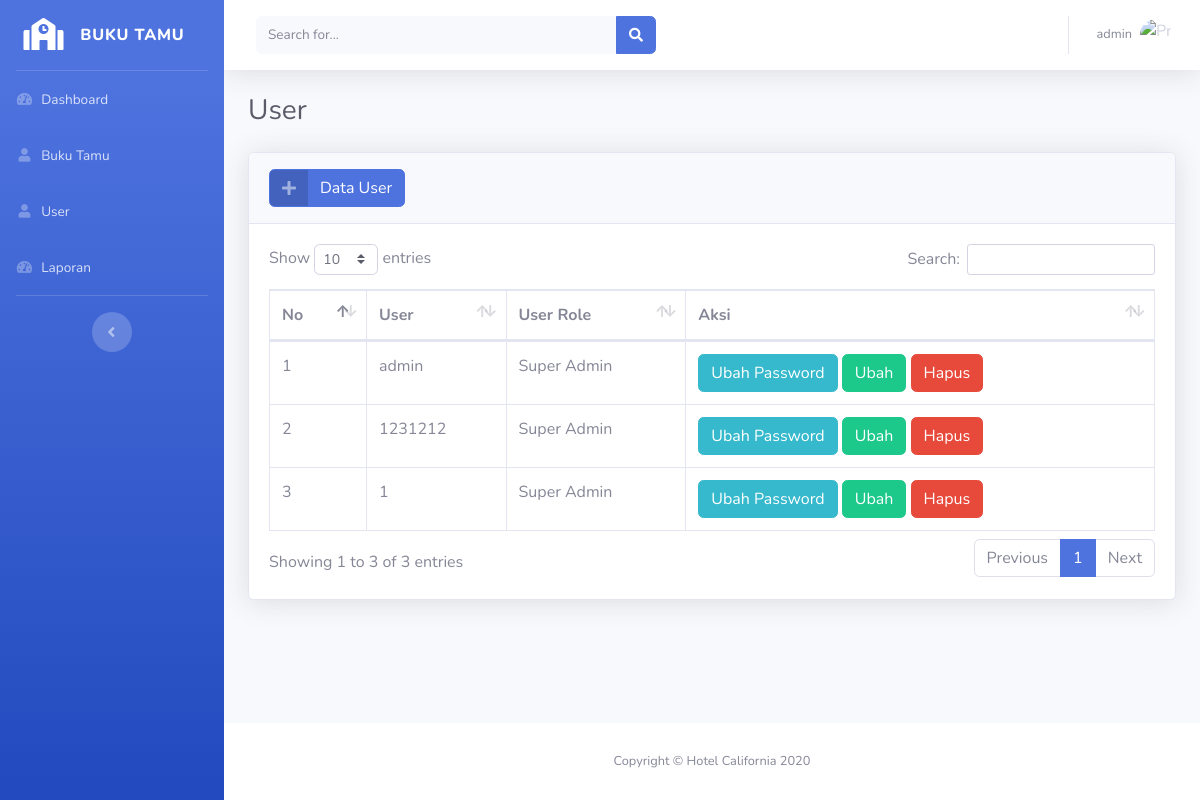
/app/user/ (signed in), run on the app's committed database.
### tables this page shows
CREATE TABLE IF NOT EXISTS `tb_users` (
  `id_user` varchar(255) NOT NULL,
  `username` varchar(255) NOT NULL,
  `password` varchar(255) NOT NULL,
  `role` enum('Super Admin','Operator') NOT NULL
);

### conf/function.php (called while the page is built, shortened)
<?php
require_once('koneksi.php');
function query($query)
{
    global $conn;
    $result = mysqli_query($conn, $query);
    $rows = [];
    while ($row = mysqli_fetch_assoc($result)) {
        $rows[] = $row;
    }
    return $rows;
}
?>

### app/user/index.php (the view, shortened to what this page needs)
<?php
include_once '../../templates/header.php';
require_once '../../conf/function.php';
?>
<div class="container-fluid">
    <h1 class="h3 mb-4 text-gray-800">User</h1>
    <div class="card shadow mb-4">
        <div class="card-header py-3">
            <button type="button" class="btn btn-primary btn-icon-split" data-toggle="modal" data-target="#tambahModal">
                <span class="icon text-white-50 d-flex justify-content-center align-items-center">
                    <i class="fas fa-plus"></i>
                </span>
                <span class="text">Data User</span>
            </button>
        </div>
        <div class="card-body">
            <div class="table-responsive">
                <table class="table table-bordered" id="dataTable" width="100%" cellspacing="0">
                    <thead>
                        <tr>
                            <th>No</th>
                            <th>User</th>
                            <th>User Role</th>
                            <th>Aksi</th>
                        </tr>
                    </thead>
                    <tbody>
                        <?php
                        $no = 1;
                        $users = query("SELECT * FROM tb_users");
                        foreach ($users as $user) : ?>
                            <tr>
                                <td><?= $no++; ?></td>
                                <td><?= $user['username'] ?></td>
                                <td><?= $user['role'] ?></td>
                                <td>
                                    <button type="button" class="btn btn-info btn-icon-split" data-toggle="modal" data-target="#gantiPassword" data-id="<?= $user['id_user'] ?>">
                                        <span class="text">
                                            Ubah Password
                                        </span>
                                    </button>
                                    <a href="edit-user.php?id=<?= $user['id_user'] ?>" class="btn btn-success">Ubah</a>
                                    <a href="javascript:void(0);" onclick="confirmDeletion('<?= $user['id_user'] ?>')" class="btn btn-danger">Hapus</a>
                                </td>
                            </tr>
                        <?php endforeach; ?>
                    </tbody>
                </table>
            </div>
        </div>
    </div>
</div>
<?php include_once '../../templates/footer.php'; ?>

### data on the page
tb_users: username "admin", role "Super Admin"
tb_users: username "1231212", role "Super Admin"
tb_users: username "1", role "Super Admin"

### other printed values
$_SESSION['username'] "admin"
